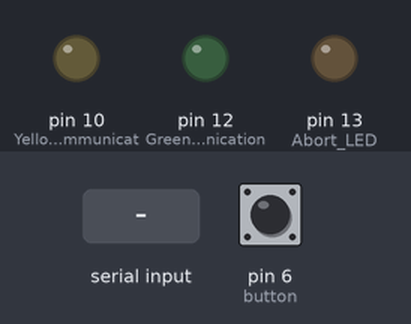
A sketch run on a simulated Arduino Mega 2560, built with avr-gcc and run on an emulated ATmega2560. Shown: output pins drawn as LEDs (lit = HIGH). The test bench sets the inputs (shaded band); at power-on: pin 6 (button) LOW.

Above: at 1.2 s.
1.3 s: pin 6 (button) pulled HIGH for 0.15 s
At 1.43 s:
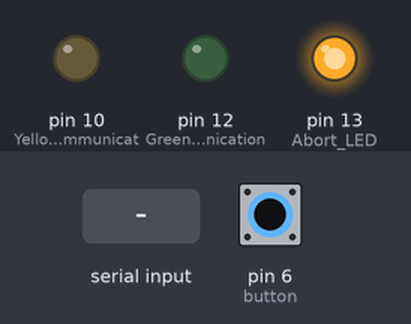
3.0 s: "h;45\n" received over Serial
At 3.2 s:
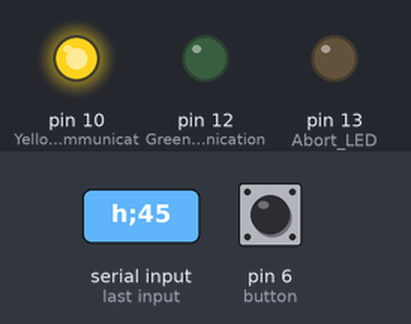
4.8 s: pin 6 (button) pulled HIGH for 3.2 s
At 5.2 s:
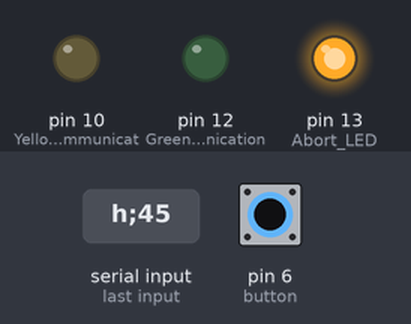
Timing chart, 0 to 9.7 s (numbered marks = the images above; inputs shaded):
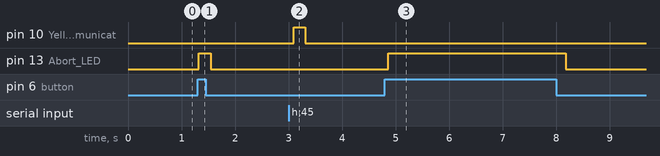

Measured:
- after the input at 1.3 s, pin 13 (Abort_LED): LOW → HIGH at once, → LOW 0.22 s later
- after the input at 3.0 s, pin 10 (Yellow_Labview_communicat): LOW → HIGH after 0.10 s, → LOW 0.22 s later
- after the input at 4.8 s, pin 13 (Abort_LED): LOW → HIGH after 0.06 s, → LOW 3.3 s later

The sketch:

GroundControl.ino
```cpp
#include <ctype.h>
#include <SPI.h>

String health_StateString = "";
String labview_stateString = "";
int count = 0;

int loopCount = 0;

void setup() {
  Serial.begin(9600);//USB connection to PC with Labview
  Serial1.begin(9600);//Connection to XBee
  pinMode(6, INPUT);
  pinMode(13, OUTPUT);//Abort LED (on Arduino)
  pinMode(12, OUTPUT);//Green craft communication LED
  pinMode(10,OUTPUT);//Yellow Labview communication LED
}

void loop() {
  digitalWrite(12, LOW);
  digitalWrite(10, LOW);

  if(Serial.available()){
    digitalWrite(10, HIGH);
    //Serial.print(Serial.available());
    }
  if(Serial1.available()){
    digitalWrite(12, HIGH);
    }

  //XBee Readin Packets
  boolean packetReceived = false;
  long time = millis() + 220;
  long timeEval = millis();
  while (!packetReceived && (time >= timeEval) && (timeEval-time) < 200){
    timeEval = millis();
    char check = NULL;
    if (Serial1.available()){
      check = Serial1.read();
    }
    if (check == 'p'){
      String incomingString = "";
      while(check != '?' && (time >= timeEval) && (timeEval-time) < 200){
        timeEval = millis();
        if (Serial1.available()){
          incomingString +=check;
          check = Serial1.read();
        }
      }
      if (check == '?'){
        String checkSum = "";
        while(check != '|' && (time >= timeEval) && (timeEval-time) < 200){
          timeEval = millis();
          if (Serial1.available()){
            check = Serial1.read();
            if (check != '|'){
              checkSum +=check;
            }
          }
        }
        int checkSumInt = checkSum.toInt();

        if (checkSumInt==incomingString.length()) {
          health_StateString = incomingString;
          packetReceived = true;
        }
      }
    }
  }

  if (!Serial.available()) {
    if (digitalRead(6) == HIGH) {//hardkill button pressed
      labview_stateString = "h:a;1|";
      digitalWrite(13,HIGH);//LED on arduino
    }
    else {
      labview_stateString = "";
      digitalWrite(13,LOW);
    }
  }

  //Read packets from labview
  else {
    packetReceived = false;
    //30
    time = millis() + 50;
    timeEval = millis();
    while ((Serial.available()) && (!packetReceived) && (time >= timeEval) && ((timeEval-time) < 1000)){
      timeEval = millis();
      char check = NULL;
      if (Serial.available())
        check = Serial.read();
      if (check == 'h'){
        count++;
        Serial1.print(count);
        String incomingString = "";
        while(check != ';' && Serial.available() && (time >= timeEval)){
          timeEval = millis();
          incomingString +=check;
          check = Serial.read();
        }
        if (check == ';'){
          if (digitalRead(6) == HIGH) {//hardkill button pressed
            if (incomingString.indexOf('a') == -1){
              incomingString += String('a');
            }
            digitalWrite(13, HIGH);//LED on arduino
          }
          else {
           digitalWrite(13,LOW);
          }
          incomingString +=check;
          labview_stateString = incomingString;
          int packetLength = labview_stateString.length()-3;
          labview_stateString += String(packetLength);
          labview_stateString += String("|");
        }
        packetReceived = true;
      }
    }
  }
  Serial1.print(labview_stateString);
  Serial.println(health_StateString);
  loopCount++;
}
```
